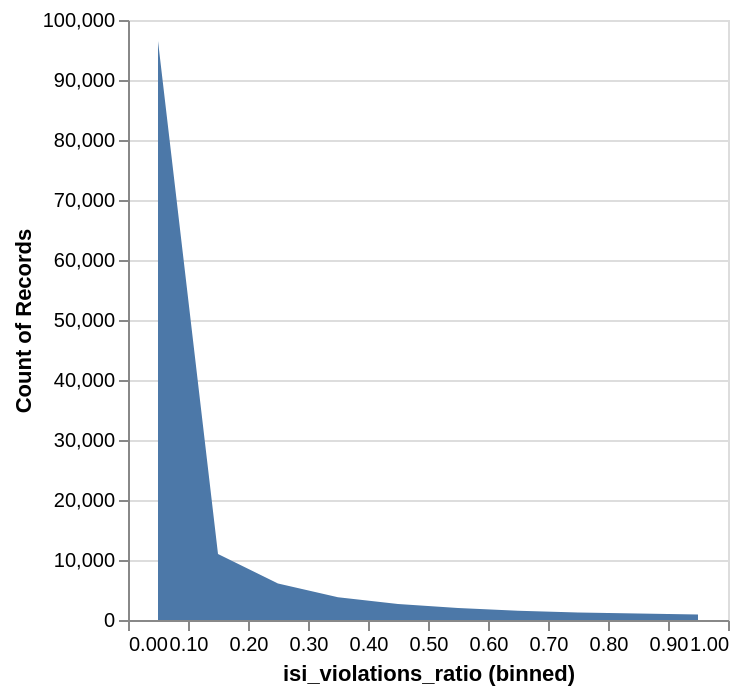

Source (notebook cell):
### Code cell
alt.data_transformers.enable("vegafusion")

(
    units
    .filter(
        pl.col('isi_violations_ratio') < 1,
    )
    .plot.area(
        # x='firing_rate',
        x=alt.X('isi_violations_ratio').bin(), 
        y='count()',
        # color='structure',
        size=alt.value(.5),
        # tooltip=['unit_id', 'structure', 'firing_rate', 'amplitude_cutoff', 'presence_ratio']
    )
)

### Figure 1 — Vega specification as saved in the notebook (floating-point values rounded to 4 significant figures)
{"$schema": "https://vega.github.io/schema/vega/v5.json", "data": [{"name": "param_45_store"}, {"name": "source_0", "values": [{"__count": 11009, "bin_maxbins_10_isi_violations_ratio": 0.1, "bin_maxbins_10_isi_violations_ratio_end": 0.2}, {"__count": 96511, "bin_maxbins_10_isi_violations_ratio": 0.0, "bin_maxbins_10_isi_violations_ratio_end": 0.1}, {"__count": 3810, "bin_maxbins_10_isi_violations_ratio": 0.3, "bin_maxbins_10_isi_violations_ratio_end": 0.4}, {"__count": 6066, "bin_maxbins_10_isi_violations_ratio": 0.2, "bin_maxbins_10_isi_violations_ratio_end": 0.3}, {"__count": 1552, "bin_maxbins_10_isi_violations_ratio": 0.6, "bin_maxbins_10_isi_violations_ratio_end": 0.7}, {"__count": 1991, "bin_maxbins_10_isi_violations_ratio": 0.5, "bin_maxbins_10_isi_violations_ratio_end": 0.6}, {"__count": 2657, "bin_maxbins_10_isi_violations_ratio": 0.4, "bin_maxbins_10_isi_violations_ratio_end": 0.5}, {"__count": 1080, "bin_maxbins_10_isi_violations_ratio": 0.8, "bin_maxbins_10_isi_violations_ratio_end": 0.9}, {"__count": 901, "bin_maxbins_10_isi_violations_ratio": 0.9, "bin_maxbins_10_isi_violations_ratio_end": 1.0}, {"__count": 1257, "bin_maxbins_10_isi_violations_ratio": 0.7, "bin_maxbins_10_isi_violations_ratio_end": 0.8}]}, {"name": "source_0_y_domain___count", "values": [{"min": 901, "max": 96511}]}], "signals": [{"name": "bin_maxbins_10_isi_violations_ratio_bins", "value": {"fields": ["isi_violations_ratio"], "fname": "bin_isi_violations_ratio", "start": 0.0, "step": 0.1, "stop": 1.0}}, {"name": "unit", "value": {}, "on": [{"events": "pointermove", "update": "isTuple(group()) ? group() : unit"}]}, {"name": "param_45", "update": "vlSelectionResolve(\"param_45_store\", \"union\")"}, {"name": "param_45_isi_violations_ratio", "on": [{"events": [{"source": "view", "type": "dblclick"}], "update": "null"}, {"events": {"signal": "param_45_translate_delta"}, "update": "panLinear(param_45_translate_anchor.extent_x, -param_45_translate_delta.x / width)"}, {"events": {"signal": "param_45_zoom_delta"}, "update": "zoomLinear(domain(\"x\"), param_45_zoom_anchor.x, param_45_zoom_delta)"}]}, {"name": "param_45_tuple", "on": [{"events": [{"signal": "param_45_isi_violations_ratio"}], "update": "param_45_isi_violations_ratio ? {unit: \"\", fields: param_45_tuple_fields, values: [param_45_isi_violations_ratio]} : null"}]}, {"name": "param_45_tuple_fields", "value": [{"field": "isi_violations_ratio", "channel": "x", "type": "R"}]}, {"name": "param_45_translate_anchor", "value": {}, "on": [{"events": [{"source": "scope", "type": "pointerdown"}], "update": "{x: x(unit), y: y(unit), extent_x: domain(\"x\")}"}]}, {"name": "param_45_translate_delta", "value": {}, "on": [{"events": [{"source": "window", "between": [{"source": "scope", "type": "pointerdown"}, {"source": "window", "type": "pointerup"}], "consume": true, "type": "pointermove"}], "update": "{x: param_45_translate_anchor.x - x(unit), y: param_45_translate_anchor.y - y(unit)}"}]}, {"name": "param_45_zoom_anchor", "on": [{"events": [{"source": "scope", "consume": true, "type": "wheel"}], "update": "{x: invert(\"x\", x(unit)), y: invert(\"y\", y(unit))}"}]}, {"name": "param_45_zoom_delta", "on": [{"events": [{"source": "scope", "type": "wheel", "consume": true}], "update": "pow(1.001, event.deltaY * pow(16, event.deltaMode))", "force": true}]}, {"name": "param_45_modify", "on": [{"events": {"signal": "param_45_tuple"}, "update": "modify(\"param_45_store\", param_45_tuple, true)"}]}], "marks": [{"type": "area", "name": "marks", "from": {"data": "source_0"}, "sort": {"field": "x"}, "encode": {"update": {"defined": {"signal": "isValid(datum[\"bin_maxbins_10_isi_violations_ratio\"]) && isFinite(+datum[\"bin_maxbins_10_isi_violations_ratio\"])"}, "fill": {"value": "#4c78a8"}, "y2": {"value": 0, "scale": "y"}, "orient": {"value": "vertical"}, "y": {"field": "__count", "scale": "y"}, "tooltip": {"signal": "{\"isi_violations_ratio (binned)\": !isValid(datum[\"bin_maxbins_10_isi_violations_ratio\"]) || !isFinite(+datum[\"bin_maxbins_10_isi_violations_ratio\"]) ? \"null\" : format(datum[\"bin_maxbins_10_isi_violations_ratio\"], \"\") + \" – \" + format(datum[\"bin_maxbins_10_isi_violations_ratio_end\"], \"\"), \"Count of Records\": format(datum[\"__count\"], \"\")}"}, "x": {"signal": "scale(\"x\", 0.5 * datum[\"bin_maxbins_10_isi_violations_ratio\"] + 0.5 * datum[\"bin_maxbins_10_isi_violations_ratio_end\"])"}}}, "interactive": true, "style": ["area"], "clip": true}], "scales": [{"name": "x", "type": "linear", "domain": {"signal": "[bin_maxbins_10_isi_violations_ratio_bins.start, bin_maxbins_10_isi_violations_ratio_bins.stop]"}, "range": [0, {"signal": "width"}], "bins": {"signal": "bin_maxbins_10_isi_violations_ratio_bins"}, "domainRaw": {"signal": "param_45[\"isi_violations_ratio\"]"}, "zero": false}, {"name": "y", "type": "linear", "domain": [{"signal": "(data(\"source_0_y_domain___count\")[0] || {}).min"}, {"signal": "(data(\"source_0_y_domain___count\")[0] || {}).max"}], "range": [{"signal": "height"}, 0], "zero": true, "nice": true}], "axes": [{"scale": "y", "orient": "left", "ticks": false, "tickCount": {"signal": "ceil(height/40)"}, "gridScale": "x", "minExtent": 0, "aria": false, "grid": true, "domain": false, "zindex": 0, "labels": false, "maxExtent": 0}, {"scale": "x", "zindex": 0, "grid": false, "orient": "bottom", "labelOverlap": true, "title": "isi_violations_ratio (binned)", "tickCount": {"signal": "ceil(width/10)"}, "labelFlush": true}, {"scale": "y", "labelOverlap": true, "zindex": 0, "grid": false, "title": "Count of Records", "orient": "left", "tickCount": {"signal": "ceil(height/40)"}}], "padding": 5, "background": "white", "width": 300, "height": 300, "style": "cell"}
